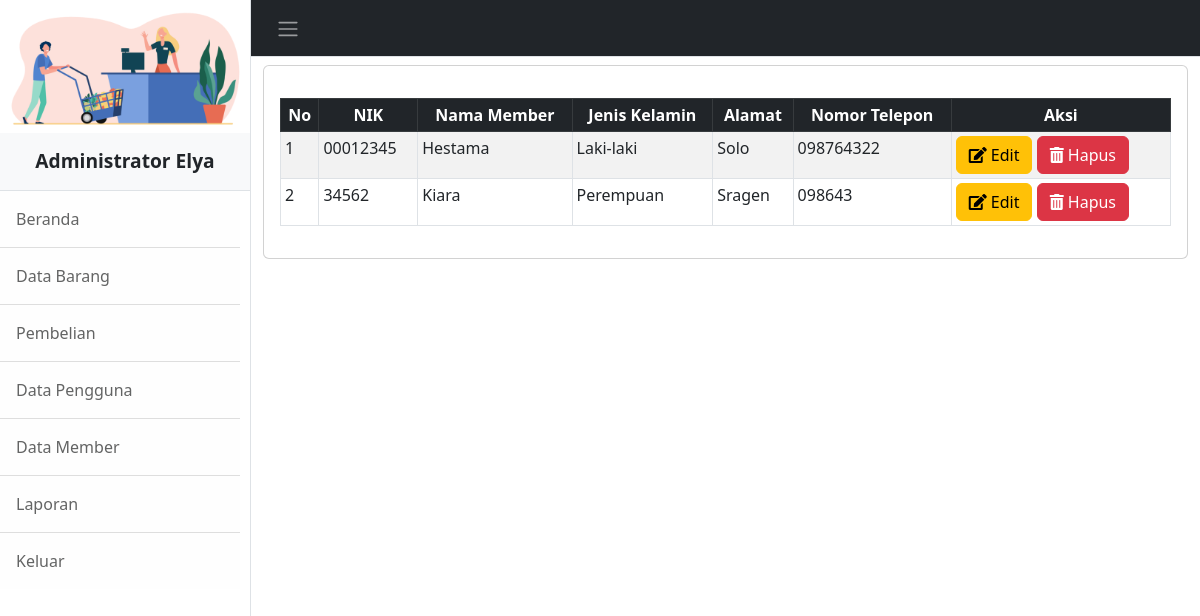
The app's page /administrator/data_member.php with its own data.
### tables this page shows
CREATE TABLE `member` (
  `NIK` varchar(16) NOT NULL,
  `Nama` varchar(35) NOT NULL,
  `JenisKelamin` enum('Laki-laki','Perempuan') NOT NULL,
  `Alamat` text NOT NULL,
  `NomorTelepon` varchar(15) NOT NULL
);

### administrator/data_member.php (the view, shortened to what this page needs)
<?php
include "sidebar.php";
?>
    <div class="content-wrapper">
    <div class="content-header">
        <div class="container-fluid">
                <div class="card mt-2">
<div class="card-body">
  <table class="table">
    <table id="data-table" class="table table-bordered table-striped table-sm mt-3">
        <thead class="thead-primary">
        <tr class="table-dark" class="fw-bold" align="center">
      <th>No</th>
      <th>NIK</th>
      <th>Nama Member</th>
      <th>Jenis Kelamin</th>
      <th>Alamat</th>
      <th>Nomor Telepon</th>
      <th>Aksi</th>
    </tr>
  </thead>
  <tbody>
    <?php
    include '../koneksi.php';
    $no = 1;
    $data = mysqli_query($koneksi,"select * from member");
    while($d = mysqli_fetch_array($data)){
      ?>
    <tr>
      <td><?php echo $no++; ?></td>
      <td><?php echo $d['NIK']; ?></td>
      <td><?php echo $d['Nama']; ?></td>
      <td><?php echo $d['JenisKelamin']; ?></td>
      <td><?php echo $d['Alamat']; ?></td>
      <td><?php echo $d['NomorTelepon']; ?></td>
      <td>
      <button type="button" class="btn btn-warning" data-bs-toggle="modal" data-bs-target="#edit-data<?php echo $d['NIK']; ?>"><i class="fas fa-edit"></i>
      Edit
      </button>
      <button type="button" class="btn btn-danger" data-bs-toggle="modal" data-bs-target="#hapus-data<?php echo $d['NIK']; ?>"><i class="fas fa-trash-alt"></i>
      Hapus
      </button>
      </td>
    </tr>
<?php } ?>
  </tbody>
</table>
</div>
</div>
  </div>
</div>
</div>

### records on screen
member: NIK "00012345", Nama "Hestama", JenisKelamin "Laki-laki", Alamat "Solo", NomorTelepon "098764322"
member: NIK "34562", Nama "Kiara", JenisKelamin "Perempuan", Alamat "Sragen", NomorTelepon "098643"
